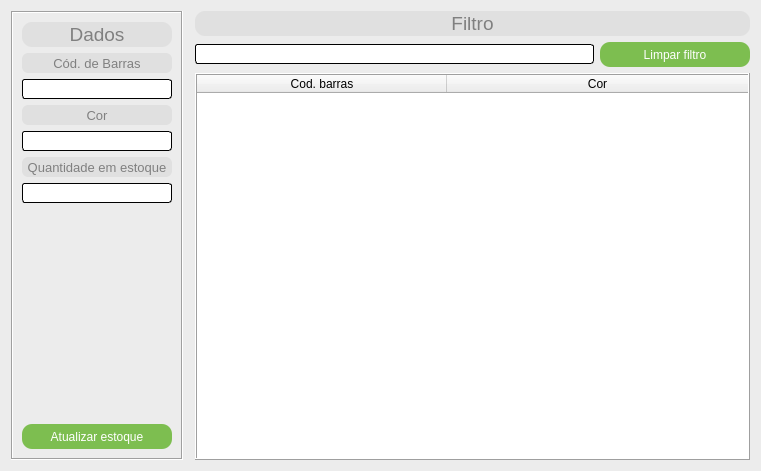
<?xml version="1.0" encoding="UTF-8"?>
<ui version="4.0">
 <class>fm_estoque_esmalte</class>
 <widget class="QDialog" name="fm_estoque_esmalte">
  <property name="geometry">
   <rect>
    <x>0</x>
    <y>0</y>
    <width>761</width>
    <height>471</height>
   </rect>
  </property>
  <property name="windowTitle">
   <string>Atualizar estoque</string>
  </property>
  <property name="styleSheet">
   <string notr="true">QDialog{
background:#ececec
}</string>
  </property>
  <layout class="QGridLayout" name="gridLayout">
   <item row="0" column="2">
    <layout class="QGridLayout" name="glFiltro">
     <item row="1" column="1">
      <widget class="QPushButton" name="btnFiltro">
       <property name="sizePolicy">
        <sizepolicy hsizetype="Minimum" vsizetype="Minimum">
         <horstretch>0</horstretch>
         <verstretch>0</verstretch>
        </sizepolicy>
       </property>
       <property name="minimumSize">
        <size>
         <width>150</width>
         <height>25</height>
        </size>
       </property>
       <property name="maximumSize">
        <size>
         <width>16777215</width>
         <height>16777215</height>
        </size>
       </property>
       <property name="cursor">
        <cursorShape>PointingHandCursor</cursorShape>
       </property>
       <property name="styleSheet">
        <string notr="true">QPushButton:enabled{background:#7dbe50;}
QPushButton:disabled{background:#aaff7f;}
QPushButton:pressed{background:#aaff00;}
QPushButton{
color:#ffffff;
font-size:9pt;
border:none;
border-radius:10px;
}</string>
       </property>
       <property name="text">
        <string>Limpar filtro</string>
       </property>
      </widget>
     </item>
     <item row="1" column="0">
      <widget class="QLineEdit" name="lineFiltro">
       <property name="sizePolicy">
        <sizepolicy hsizetype="Expanding" vsizetype="Maximum">
         <horstretch>0</horstretch>
         <verstretch>0</verstretch>
        </sizepolicy>
       </property>
       <property name="minimumSize">
        <size>
         <width>150</width>
         <height>20</height>
        </size>
       </property>
       <property name="styleSheet">
        <string notr="true">QLineEdit:enabled{background:#ffffff;}
QLineEdit:disabled{background:#e7e7e7;}

QLineEdit{
color:#303030;
font-size:9pt;
border-radius:3px;
border:1px solid black;
}</string>
       </property>
       <property name="maxLength">
        <number>150</number>
       </property>
      </widget>
     </item>
     <item row="0" column="0" colspan="2">
      <widget class="QLabel" name="lbFiltro">
       <property name="sizePolicy">
        <sizepolicy hsizetype="Preferred" vsizetype="Preferred">
         <horstretch>0</horstretch>
         <verstretch>0</verstretch>
        </sizepolicy>
       </property>
       <property name="minimumSize">
        <size>
         <width>150</width>
         <height>25</height>
        </size>
       </property>
       <property name="styleSheet">
        <string notr="true">QLabel{
background:#e0e0e0;
color:#808080;
font-size:14pt;
border:none;
border-radius:10px;
}</string>
       </property>
       <property name="text">
        <string>Filtro</string>
       </property>
       <property name="alignment">
        <set>Qt::AlignCenter</set>
       </property>
      </widget>
     </item>
    </layout>
   </item>
   <item row="1" column="2">
    <widget class="QTableWidget" name="tw">
     <property name="cursor" stdset="0">
      <cursorShape>PointingHandCursor</cursorShape>
     </property>
     <property name="styleSheet">
      <string notr="true">QTableWidget{
color:#303030;
font-size:9pt;
}
</string>
     </property>
     <property name="frameShape">
      <enum>QFrame::Box</enum>
     </property>
     <property name="frameShadow">
      <enum>QFrame::Raised</enum>
     </property>
     <property name="editTriggers">
      <set>QAbstractItemView::NoEditTriggers</set>
     </property>
     <property name="selectionMode">
      <enum>QAbstractItemView::SingleSelection</enum>
     </property>
     <property name="selectionBehavior">
      <enum>QAbstractItemView::SelectRows</enum>
     </property>
     <property name="sortingEnabled">
      <bool>true</bool>
     </property>
     <attribute name="horizontalHeaderMinimumSectionSize">
      <number>50</number>
     </attribute>
     <attribute name="horizontalHeaderDefaultSectionSize">
      <number>250</number>
     </attribute>
     <attribute name="horizontalHeaderHighlightSections">
      <bool>false</bool>
     </attribute>
     <attribute name="horizontalHeaderStretchLastSection">
      <bool>true</bool>
     </attribute>
     <attribute name="verticalHeaderVisible">
      <bool>false</bool>
     </attribute>
     <attribute name="verticalHeaderHighlightSections">
      <bool>false</bool>
     </attribute>
     <column>
      <property name="text">
       <string>Cod. barras</string>
      </property>
     </column>
     <column>
      <property name="text">
       <string>Cor</string>
      </property>
     </column>
    </widget>
   </item>
   <item row="0" column="1">
    <widget class="Line" name="line">
     <property name="orientation">
      <enum>Qt::Horizontal</enum>
     </property>
    </widget>
   </item>
   <item row="0" column="0" rowspan="2">
    <widget class="QFrame" name="frame">
     <property name="sizePolicy">
      <sizepolicy hsizetype="Maximum" vsizetype="Preferred">
       <horstretch>0</horstretch>
       <verstretch>0</verstretch>
      </sizepolicy>
     </property>
     <property name="styleSheet">
      <string notr="true">QFrame{
}</string>
     </property>
     <property name="frameShape">
      <enum>QFrame::Box</enum>
     </property>
     <property name="frameShadow">
      <enum>QFrame::Sunken</enum>
     </property>
     <property name="lineWidth">
      <number>1</number>
     </property>
     <property name="midLineWidth">
      <number>0</number>
     </property>
     <layout class="QGridLayout" name="gridLayout_2">
      <item row="7" column="0">
       <spacer name="vs">
        <property name="orientation">
         <enum>Qt::Vertical</enum>
        </property>
        <property name="sizeHint" stdset="0">
         <size>
          <width>20</width>
          <height>40</height>
         </size>
        </property>
       </spacer>
      </item>
      <item row="0" column="0">
       <widget class="QLabel" name="label">
        <property name="sizePolicy">
         <sizepolicy hsizetype="Preferred" vsizetype="Preferred">
          <horstretch>0</horstretch>
          <verstretch>0</verstretch>
         </sizepolicy>
        </property>
        <property name="minimumSize">
         <size>
          <width>150</width>
          <height>25</height>
         </size>
        </property>
        <property name="styleSheet">
         <string notr="true">QLabel{
background:#e0e0e0;
color:#808080;
font-size:14pt;
border:none;
border-radius:10px;
}</string>
        </property>
        <property name="text">
         <string>Dados</string>
        </property>
        <property name="alignment">
         <set>Qt::AlignCenter</set>
        </property>
       </widget>
      </item>
      <item row="1" column="0">
       <widget class="QLabel" name="lbCodBarras">
        <property name="minimumSize">
         <size>
          <width>150</width>
          <height>20</height>
         </size>
        </property>
        <property name="font">
         <font>
          <pointsize>10</pointsize>
         </font>
        </property>
        <property name="styleSheet">
         <string notr="true">QLabel{
background:#e0e0e0;
color:#808080;
font-size:10pt;
border:none;
border-radius:6px;
}
</string>
        </property>
        <property name="text">
         <string>Cód. de Barras</string>
        </property>
        <property name="alignment">
         <set>Qt::AlignCenter</set>
        </property>
       </widget>
      </item>
      <item row="6" column="0">
       <widget class="QLineEdit" name="lineQtd">
        <property name="sizePolicy">
         <sizepolicy hsizetype="Expanding" vsizetype="Maximum">
          <horstretch>0</horstretch>
          <verstretch>0</verstretch>
         </sizepolicy>
        </property>
        <property name="minimumSize">
         <size>
          <width>150</width>
          <height>20</height>
         </size>
        </property>
        <property name="styleSheet">
         <string notr="true">QLineEdit:enabled{background:#ffffff;}
QLineEdit:disabled{background:#e7e7e7;}

QLineEdit{
color:#303030;
font-size:9pt;
border-radius:3px;
border:1px solid black;
}</string>
        </property>
        <property name="maxLength">
         <number>15</number>
        </property>
       </widget>
      </item>
      <item row="2" column="0">
       <widget class="QLineEdit" name="lineCodBarras">
        <property name="sizePolicy">
         <sizepolicy hsizetype="Expanding" vsizetype="Maximum">
          <horstretch>0</horstretch>
          <verstretch>0</verstretch>
         </sizepolicy>
        </property>
        <property name="minimumSize">
         <size>
          <width>150</width>
          <height>20</height>
         </size>
        </property>
        <property name="cursor">
         <cursorShape>ForbiddenCursor</cursorShape>
        </property>
        <property name="styleSheet">
         <string notr="true">QLineEdit:enabled{background:#ffffff;}
QLineEdit:disabled{background:#e7e7e7;}

QLineEdit{
color:#0000ff;
font-size:9pt;
border-radius:3px;
border:1px solid black;
}</string>
        </property>
        <property name="maxLength">
         <number>150</number>
        </property>
        <property name="readOnly">
         <bool>true</bool>
        </property>
       </widget>
      </item>
      <item row="3" column="0">
       <widget class="QLabel" name="lbCor">
        <property name="minimumSize">
         <size>
          <width>150</width>
          <height>20</height>
         </size>
        </property>
        <property name="font">
         <font>
          <pointsize>10</pointsize>
         </font>
        </property>
        <property name="styleSheet">
         <string notr="true">QLabel{
background:#e0e0e0;
color:#808080;
font-size:10pt;
border:none;
border-radius:6px;
}
</string>
        </property>
        <property name="text">
         <string>Cor</string>
        </property>
        <property name="alignment">
         <set>Qt::AlignCenter</set>
        </property>
       </widget>
      </item>
      <item row="8" column="0">
       <widget class="QPushButton" name="btnAtualizar">
        <property name="sizePolicy">
         <sizepolicy hsizetype="Minimum" vsizetype="Minimum">
          <horstretch>0</horstretch>
          <verstretch>0</verstretch>
         </sizepolicy>
        </property>
        <property name="minimumSize">
         <size>
          <width>150</width>
          <height>25</height>
         </size>
        </property>
        <property name="maximumSize">
         <size>
          <width>16777215</width>
          <height>16777215</height>
         </size>
        </property>
        <property name="cursor">
         <cursorShape>PointingHandCursor</cursorShape>
        </property>
        <property name="styleSheet">
         <string notr="true">QPushButton:enabled{background:#7dbe50;}
QPushButton:disabled{background:#aaff7f;}
QPushButton:pressed{background:#aaff00;}
QPushButton{
color:#ffffff;
font-size:9pt;
border:none;
border-radius:10px;
}</string>
        </property>
        <property name="text">
         <string>Atualizar estoque</string>
        </property>
       </widget>
      </item>
      <item row="4" column="0">
       <widget class="QLineEdit" name="lineCor">
        <property name="sizePolicy">
         <sizepolicy hsizetype="Expanding" vsizetype="Maximum">
          <horstretch>0</horstretch>
          <verstretch>0</verstretch>
         </sizepolicy>
        </property>
        <property name="minimumSize">
         <size>
          <width>150</width>
          <height>20</height>
         </size>
        </property>
        <property name="cursor">
         <cursorShape>ForbiddenCursor</cursorShape>
        </property>
        <property name="styleSheet">
         <string notr="true">QLineEdit:enabled{background:#ffffff;}
QLineEdit:disabled{background:#e7e7e7;}

QLineEdit{
color:#0000ff;
font-size:9pt;
border-radius:3px;
border:1px solid black;
}</string>
        </property>
        <property name="maxLength">
         <number>11</number>
        </property>
        <property name="readOnly">
         <bool>true</bool>
        </property>
       </widget>
      </item>
      <item row="5" column="0">
       <widget class="QLabel" name="lbQtd">
        <property name="minimumSize">
         <size>
          <width>150</width>
          <height>20</height>
         </size>
        </property>
        <property name="font">
         <font>
          <pointsize>10</pointsize>
         </font>
        </property>
        <property name="styleSheet">
         <string notr="true">QLabel{
background:#e0e0e0;
color:#808080;
font-size:10pt;
border:none;
border-radius:6px;
}
</string>
        </property>
        <property name="text">
         <string>Quantidade em estoque</string>
        </property>
        <property name="alignment">
         <set>Qt::AlignCenter</set>
        </property>
       </widget>
      </item>
     </layout>
    </widget>
   </item>
  </layout>
 </widget>
 <tabstops>
  <tabstop>lineFiltro</tabstop>
  <tabstop>tw</tabstop>
  <tabstop>btnAtualizar</tabstop>
  <tabstop>btnFiltro</tabstop>
 </tabstops>
 <resources/>
 <connections/>
</ui>
